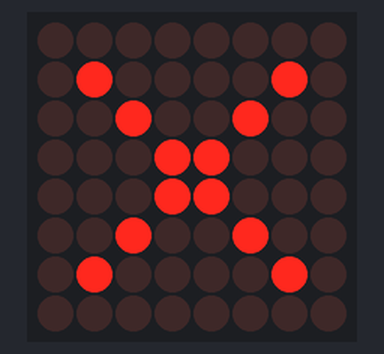
Simulated run of this sketch. Board: Arduino Uno, built with avr-gcc and run on an emulated ATmega328P. Parts: 8×8 LED matrix. Wiring (inferred from the names in the program): LED matrix (orientation assumed): rows pin 13, pin 12, pin 11, pin 10, pin 9, pin 8, pin 7, pin 6; columns pin 5, pin 4, A5, A4, A3, A2, A1, A0.

Above: at 0.1 s.

The sketch:

basic_8x8_led_matrix.ino
```cpp
int p1 = A0;
int p2 = A1;
int fadeAmount = 5;
int brightness = 0;
int i,r,c;

//int row[] = {6,7,8,9,10,11,12,13};
//int col[] = {A0, A1, A2, A3, A4, A5, 4,5};

int row[] = {13, 12, 11, 10, 9, 8, 7, 6};
int col[] = {5, 4, A5, A4, A3, A2, A1,A0};

int rowCount = 8, colCount = 8;


/*
char ch[] =   "1......."
              "........"
              "........"
              "........"
              "........"
              "........"
              "........"
              ".......0"
              ;
*/


char TODOS[8][8] = {
{"11111111"},
{"11111111"},
{"11111111"},
{"11111111"},
{"11111111"},
{"11111111"},
{"11111111"},
{"11111111"}
};
char EX[8][8] = {
{"00000000"},
{"00011000"},
{"00011000"},
{"00011000"},
{"00011000"},
{"00000000"},
{"00011000"},
{"00000000"}
};
char A[8][8] = {
{"00000000"},
{"00111100"},
{"01100110"},
{"01000010"},
{"01111110"},
{"01000010"},
{"01000010"},
{"00000000"}
};
char B[8][8] = {
{"00000000"},
{"01111000"},
{"01000100"},
{"01000010"},
{"01111110"},
{"01000010"},
{"01111100"},
{"00000000"}
};
char C[8][8] = {
{"00000000"},
{"00111110"},
{"01100000"},
{"01000000"},
{"01000000"},
{"01100000"},
{"00111110"},
{"00000000"}
};
char D[8][8] = {
{"00000000"},
{"01111100"},
{"01000110"},
{"01000010"},
{"01000010"},
{"01000110"},
{"01111100"},
{"00000000"}
};
char E[8][8] = {
{"00000000"},
{"01111110"},
{"01000000"},
{"01111110"},
{"01000000"},
{"01000000"},
{"01111110"},
{"00000000"}
};
char F[8][8] = {
{"00000000"},
{"01111110"},
{"01000000"},
{"01111100"},
{"01000000"},
{"01000000"},
{"01000000"},
{"00000000"}
};
char G[8][8] = {
{"00000000"},
{"01111110"},
{"01000000"},
{"01000000"},
{"01001110"},
{"01000010"},
{"01111110"},
{"00000000"}
};
char H[8][8] = {
{"00000000"},
{"01000010"},
{"01000010"},
{"01000010"},
{"01111110"},
{"01000010"},
{"01000010"},
{"00000000"}
};
char I[8][8] = {
{"00000000"},
{"01111110"},
{"00011000"},
{"00011000"},
{"00011000"},
{"00011000"},
{"01111110"},
{"00000000"}
};
char J[8][8] = {
{"00000000"},
{"01111110"},
{"00000010"},
{"00000010"},
{"01111110"},
{"01000010"},
{"00111110"},
{"00000000"}
};
char K[8][8] = {
{"00000000"},
{"01100110"},
{"01101000"},
{"01110000"},
{"01110000"},
{"01101000"},
{"01100110"},
{"00000000"}
};
char L[8][8] = {
{"00000000"},
{"01000000"},
{"01000000"},
{"01000000"},
{"01000000"},
{"01000000"},
{"01111110"},
{"00000000"}
};
char M[8][8] = {
{"00000000"},
{"01000010"},
{"01100110"},
{"01011010"},
{"01000010"},
{"01000010"},
{"01000010"},
{"00000000"}
};
char N[8][8] = {
{"00000000"},
{"01000010"},
{"01100010"},
{"01010010"},
{"01001010"},
{"01000110"},
{"01000010"},
{"00000000"}
};
char O[8][8] = {
{"00000000"},
{"01111110"},
{"01000010"},
{"01000010"},
{"01000010"},
{"01000010"},
{"01111110"},
{"00000000"}
};
char P[8][8] = {
{"00000000"},
{"01111100"},
{"01000010"},
{"01000010"},
{"01111100"},
{"01000000"},
{"01000000"},
{"00000000"}
};

char Q[8][8] = {
{"00000000"},
{"01111110"},
{"01000010"},
{"01000010"},
{"01001010"},
{"01000110"},
{"01111110"},
{"00000000"}
};
char R[8][8] = {
{"00000000"},
{"01111100"},
{"01000010"},
{"01000010"},
{"01111100"},
{"01011000"},
{"01000110"},
{"00000000"}
};
char S[8][8] = {
{"00000000"},
{"01111110"},
{"01000000"},
{"01111110"},
{"00000010"},
{"00000010"},
{"01111110"},
{"00000000"}
};
char T[8][8] = {
{"00000000"},
{"01111110"},
{"00011000"},
{"00011000"},
{"00011000"},
{"00011000"},
{"00011000"},
{"00000000"}
};
char U[8][8] = {
{"00000000"},
{"01000010"},
{"01000010"},
{"01000010"},
{"01000010"},
{"01100110"},
{"00111100"},
{"00000000"}
};
char V[8][8] = {
{"00000000"},
{"01000010"},
{"01000010"},
{"00100100"},
{"00100100"},
{"00011000"},
{"00011000"},
{"00000000"}
};
char W[8][8] = {
{"00000000"},
{"01000010"},
{"01000010"},
{"01000010"},
{"01011010"},
{"01011010"},
{"01100110"},
{"00000000"}
};
char X[8][8] = {
{"00000000"},
{"01000010"},
{"00100100"},
{"00011000"},
{"00011000"},
{"00100100"},
{"01000010"},
{"00000000"}
};
char Y[8][8] = {
{"00000000"},
{"01000010"},
{"01000010"},
{"00100100"},
{"00011000"},
{"00011000"},
{"00011000"},
{"00000000"}
};
char Z[8][8] = {
{"00000000"},
{"01111110"},
{"00000010"},
{"00001100"},
{"00010000"},
{"01100000"},
{"01111110"},
{"00000000"}
};
void turnOn(int rr , int cc){
  digitalWrite(row[rr], HIGH);
  digitalWrite(col[cc], LOW);
}
void turnOff(int rr , int cc){
  //digitalWrite(row[rr], LOW);
  digitalWrite(col[cc], HIGH);
}
void draw(char choice){

   // digitalWrite(row[r], LOW);
    //delay(30);

  char myChar[8][8];
  switch(choice){
    case 'A':
    case 'a':
      memcpy(myChar, X, sizeof (char) * rowCount * colCount);
      break;
    default:
      memcpy(myChar, Z, sizeof (char) * rowCount * colCount);

  }


  for(r=0;r<8;r++){
    for(c=0;c<8;c++){
      if(myChar[r][c] == '1'){
        digitalWrite(col[c], LOW);
      }else{
        digitalWrite(col[c], HIGH);
      }
    }

    digitalWrite(row[r],HIGH);
    delay(2);
    digitalWrite(row[r], LOW);
  }
}

void setup() {
  // put your setup code here, to run once:

  for(int i=0;i<8;i++){
    pinMode(row[i],OUTPUT);
    pinMode(col[i], OUTPUT);
  }
  for(int i=0;i<8;i++){
    digitalWrite(col[i], HIGH);
    digitalWrite(row[i], LOW);
  }
  Serial.begin(9600);
  draw('a');
}

/*
  To make a light on need to make the row HIGH and column LOW
*/

void rowOn(int n){
  digitalWrite(row[n], HIGH);
}
void rowOff(int n){
  digitalWrite(row[n], LOW);
}
void colOn(int n){
  digitalWrite(col[n], LOW);
}
void colOff(int n){
  digitalWrite(col[n], HIGH);
}
void mydelay(){
  delay(100);
}
void loop() {

  draw('A');

  Serial.println("");


}
```
